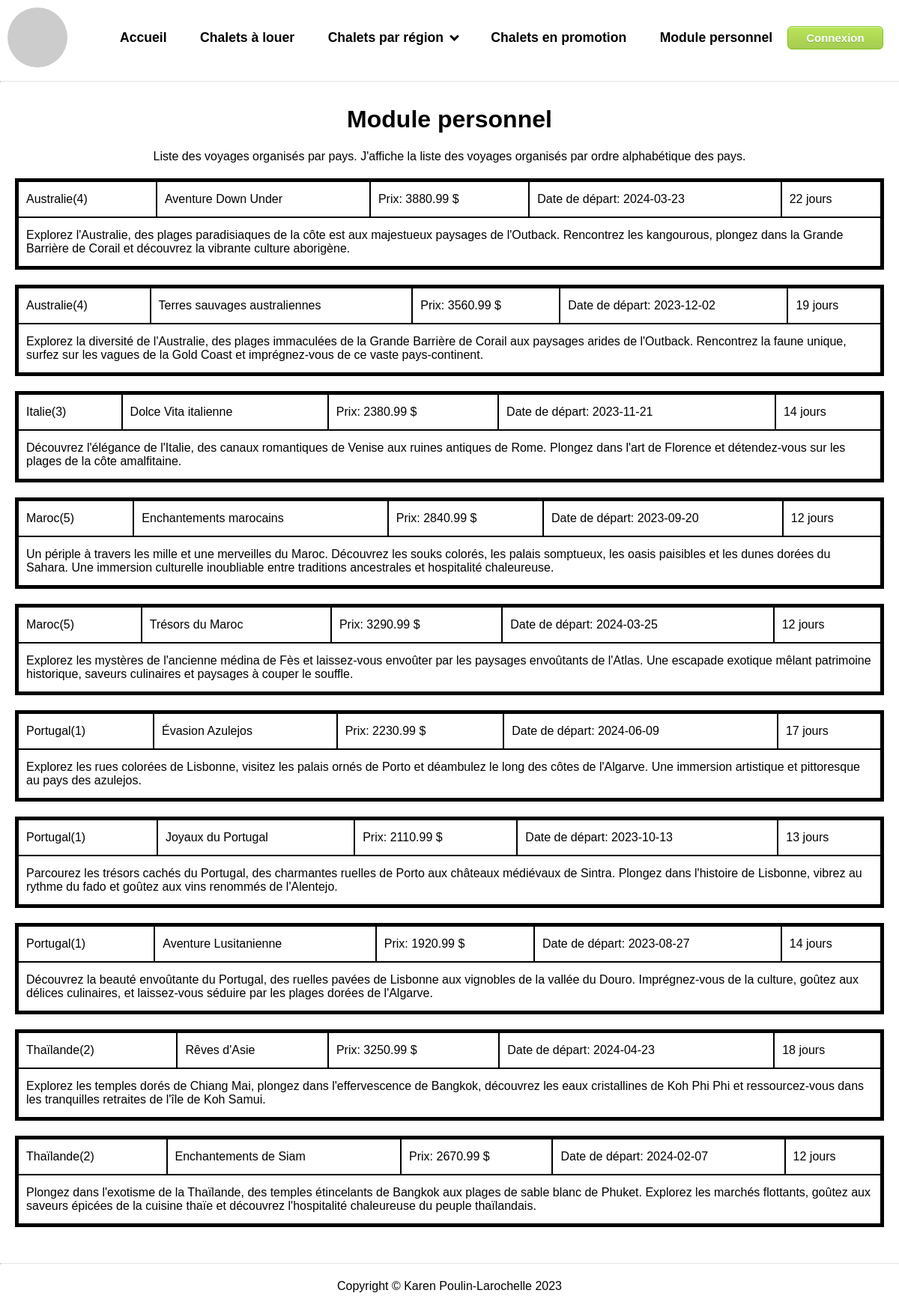
Screenshot of /module_personnel.php with the database file from the repository.
### tables this page shows
CREATE TABLE `voyages` (
  `id` int NOT NULL,
  `nom` varchar(50) NOT NULL,
  `description` varchar(255) NOT NULL,
  `prix` decimal(10,2) NOT NULL,
  `date_depart` date NOT NULL,
  `nombre_de_jours` int NOT NULL,
  `fk_pays` int NOT NULL
);

CREATE TABLE `pays` (
  `id` int NOT NULL,
  `nom` varchar(50) NOT NULL
);

### modeles/voyages.php (called while the page is built, shortened)
<?php
class modele_voyage {
    public function __construct($id, $nom, $description, $prix, $date_depart, $nombre_de_jours, $fk_pays, $nom_pays) {
        $this->nom = $nom;
        $this->description = $description;
        $this->prix = $prix;
        $this->date_depart= $date_depart;
        $this->nombre_de_jours = $nombre_de_jours;
        $this->fk_pays = $fk_pays;
        $this->nom_pays = $nom_pays;
    }
    static function connecter() {
        $mysqli = new mysqli(Db::$host, Db::$username, Db::$password, Db::$database);
        return $mysqli;
     }
     public static function ObtenirTous() {
        $liste = [];
        $mysqli = self::connecter();
        $resultatRequete = $mysqli->query("SELECT voyages.id, voyages.nom, description, prix, date_depart, nombre_de_jours, pays.id AS fk_pays, pays.nom AS nom_pays FROM voyages INNER JOIN pays ON pays.id = fk_pays ORDER BY nom_pays");
        foreach ($resultatRequete as $enregistrement) {
            $liste[] = new modele_voyage($enregistrement['id'], $enregistrement['nom'], $enregistrement['description'], $enregistrement['prix'], $enregistrement['date_depart'], $enregistrement['nombre_de_jours'], $enregistrement['fk_pays'], $enregistrement['nom_pays']);
        }
        return $liste;
     }
}
?>

### controleurs/voyages.php (called while the page is built, shortened)
<?php
    require_once __DIR__ . '../../modeles/voyages.php';
class ControleurVoyage {
    function afficherTousFiche() {
        $voyages = modele_voyage::ObtenirTous();
        require './vues/voyages/liste_tableau.php';
    }
}
?>

### vues/voyages/liste_tableau.php (the view)
<?php
require_once 'controleurs/voyages.php';
foreach($voyages as $voyage) { ?>
<table>
    <tr>
        <td><?= $voyage->nom_pays ?>(<?= $voyage->fk_pays ?>)</td>
        <td><?= $voyage->nom ?></td>
        <td>Prix: <?= $voyage->prix ?> $</td>
        <td>Date de départ: <?= $voyage->date_depart ?></td>
        <td><?= $voyage->nombre_de_jours ?> jours</td>
    </tr>
    <tr>
        <td colspan="5"><?= $voyage->description ?></td>
    </tr>
</table>
<?php } ?>

### css/styles.css (style rules this page uses)
html { margin:0; padding:0 }
body { margin: 100px 0 0 0; padding: 20px 0; font-family: Arial, sans-serif; }
.light-mode, .light-mode a, .light-mode header { background-color: white; color: black; }

### css/styles_karen.css (style rules this page uses)
table { border: black 5px solid; margin: 20px; border-collapse: collapse; }
tr td { padding: 14px 10px; border: black 2px solid; }

### rows the page displays
voyages: fk_pays.nom "Australie", fk_pays "4", nom "Aventure Down Under", prix "3880.99", date_depart "2024-03-23", nombre_de_jours "22", description "Explorez l'Australie, des plages paradisiaques de la côte est aux majestueux paysages de l'Outback. Rencontrez les kangourous, plongez dans la Grande Barrière de Corail et découvrez la vibrante culture aborigène."
voyages: fk_pays.nom "Australie", fk_pays "4", nom "Terres sauvages australiennes", prix "3560.99", date_depart "2023-12-02", nombre_de_jours "19", description "Explorez la diversité de l'Australie, des plages immaculées de la Grande Barrière de Corail aux paysages arides de l'Outback. Rencontrez la faune unique, surfez sur les vagues de la Gold Coast et imprégnez-vous de ce vaste pays-continent."
voyages: fk_pays.nom "Italie", fk_pays "3", nom "Dolce Vita italienne", prix "2380.99", date_depart "2023-11-21", nombre_de_jours "14", description "Découvrez l'élégance de l'Italie, des canaux romantiques de Venise aux ruines antiques de Rome. Plongez dans l'art de Florence et détendez-vous sur les plages de la côte amalfitaine."
voyages: fk_pays.nom "Maroc", fk_pays "5", nom "Enchantements marocains", prix "2840.99", date_depart "2023-09-20", nombre_de_jours "12", description "Un périple à travers les mille et une merveilles du Maroc. Découvrez les souks colorés, les palais somptueux, les oasis paisibles et les dunes dorées du Sahara. Une immersion culturelle inoubliable entre traditions ancestrales et hospitalité chaleureuse."
voyages: fk_pays.nom "Maroc", fk_pays "5", nom "Trésors du Maroc", prix "3290.99", date_depart "2024-03-25", nombre_de_jours "12", description "Explorez les mystères de l'ancienne médina de Fès et laissez-vous envoûter par les paysages envoûtants de l'Atlas. Une escapade exotique mêlant patrimoine historique, saveurs culinaires et paysages à couper le souffle."
voyages: fk_pays.nom "Portugal", fk_pays "1", nom "Évasion Azulejos", prix "2230.99", date_depart "2024-06-09", nombre_de_jours "17", description "Explorez les rues colorées de Lisbonne, visitez les palais ornés de Porto et déambulez le long des côtes de l'Algarve. Une immersion artistique et pittoresque au pays des azulejos."
voyages: fk_pays.nom "Portugal", fk_pays "1", nom "Joyaux du Portugal", prix "2110.99", date_depart "2023-10-13", nombre_de_jours "13", description "Parcourez les trésors cachés du Portugal, des charmantes ruelles de Porto aux châteaux médiévaux de Sintra. Plongez dans l'histoire de Lisbonne, vibrez au rythme du fado et goûtez aux vins renommés de l'Alentejo."
voyages: fk_pays.nom "Portugal", fk_pays "1", nom "Aventure Lusitanienne", prix "1920.99", date_depart "2023-08-27", nombre_de_jours "14", description "Découvrez la beauté envoûtante du Portugal, des ruelles pavées de Lisbonne aux vignobles de la vallée du Douro. Imprégnez-vous de la culture, goûtez aux délices culinaires, et laissez-vous séduire par les plages dorées de l'Algarve."
voyages: fk_pays.nom "Thaïlande", fk_pays "2", nom "Rêves d'Asie", prix "3250.99", date_depart "2024-04-23", nombre_de_jours "18", description "Explorez les temples dorés de Chiang Mai, plongez dans l'effervescence de Bangkok, découvrez les eaux cristallines de Koh Phi Phi et ressourcez-vous dans les tranquilles retraites de l'île de Koh Samui."
voyages: fk_pays.nom "Thaïlande", fk_pays "2", nom "Enchantements de Siam", prix "2670.99", date_depart "2024-02-07", nombre_de_jours "12", description "Plongez dans l'exotisme de la Thaïlande, des temples étincelants de Bangkok aux plages de sable blanc de Phuket. Explorez les marchés flottants, goûtez aux saveurs épicées de la cuisine thaïe et découvrez l'hospitalité chaleureuse du peuple thaïlandais."
